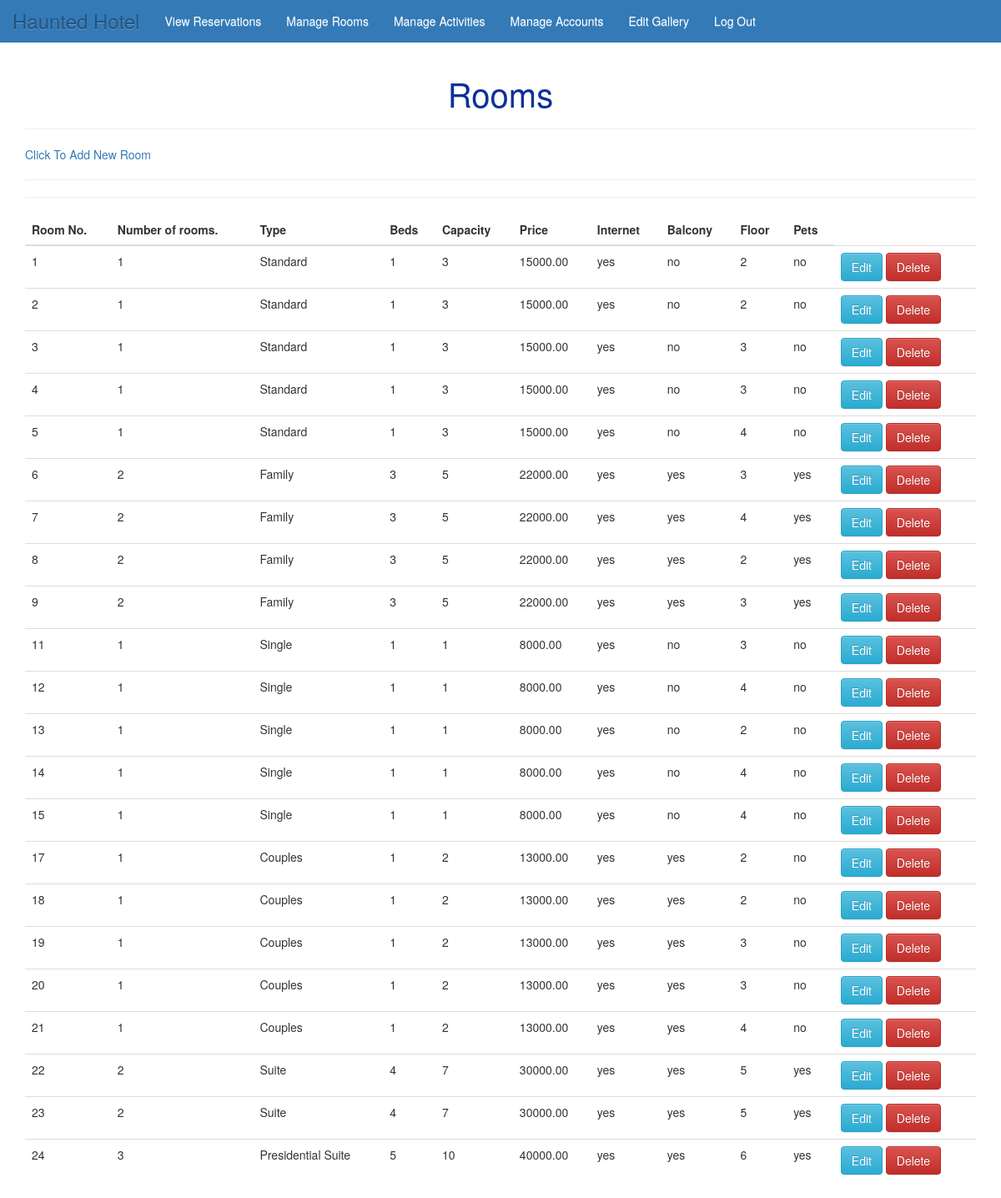
Screenshot of /hotel/view_room.php (signed in) with the database file from the repository.
### tables this page shows
CREATE TABLE `dhoma` (
  `roomID` int(11) NOT NULL,
  `roomNo` int(11) NOT NULL,
  `type` varchar(60) NOT NULL,
  `beds` int(11) NOT NULL,
  `capacity` int(11) NOT NULL,
  `price` decimal(7,2) NOT NULL,
  `internet` enum('yes','no') NOT NULL,
  `balcony` enum('yes','no') NOT NULL,
  `floor` int(11) NOT NULL,
  `pets` enum('yes','no') NOT NULL
);

### hotel/view_room.php (the view, shortened to what this page needs)
<?php
include('includes/hotel_connect.php');
$sql = "SELECT * FROM dhoma";
$result = mysqli_query($dbc, $sql);
?>
    <h1 id='amenities'>Rooms</h1>
    <hr>
    <div class="box">
        <a href="create_room.php" id="addRoom">Click To Add New Room</a>
        <br> <hr>
    </div>
    <hr>
        <table class="table">
            <thead>
                <tr>
                    <th>Room No.</th>
                    <th>Number of rooms.</th>
                    <th>Type</th>
                    <th>Beds</th>
                    <th>Capacity</th>
                    <th>Price</th>
                    <th>Internet</th>
                    <th>Balcony</th>
                    <th>Floor</th>
                    <th>Pets</th>
                </tr>
            </thead>
            <tbody>
                <?php
                    if (mysqli_num_rows($result) > 0) {
                        while ($row = mysqli_fetch_assoc($result)) {
                ?>
                <tr>
                    <td><?php echo $row['roomID']; ?></td>
                    <td><?php echo $row['roomNo']; ?></td>
                    <td><?php echo $row['type']; ?></td>
                    <td><?php echo $row['beds']; ?></td>
                    <td><?php echo $row['capacity']; ?></td>
                    <td><?php echo $row['price']; ?></td>
                    <td><?php echo $row['internet']; ?></td>
                    <td><?php echo $row['balcony']; ?></td>
                    <td><?php echo $row['floor']; ?></td>
                    <td><?php echo $row['pets']; ?></td>
                    <td><a class="btn btn-info" href="update_room.php?id=<?php echo $row['roomID']; ?>">Edit</a>&nbsp;<a class="btn btn-danger" href="delete_room.php?id=<?php echo $row['roomID']; ?>">Delete</a></td>
                </tr>
                <?php
                 }
                    }
                ?>
            </tbody>
        </table>
</body>
</html>

### hotel/hotelStyle.css (style rules this page uses)
* { margin: 0; padding: 0; }
body, html { height: 100%; }
body { padding-top: 70px; position: relative }
.navbar-brand { color: #fff; font-size: x-large; }
li a { text-decoration: none; color: #fff; }
ul { list-style-type: none; }
#amenities { color:#0e3198; text-align:center; font-size: 40px; }
h1 { text-align: center; }

### rows the page displays
dhoma: roomID "1", roomNo "1", type "Standard", beds "1", capacity "3", price "15000.00", internet "yes", balcony "no", floor "2", pets "no"
dhoma: roomID "2", roomNo "1", type "Standard", beds "1", capacity "3", price "15000.00", internet "yes", balcony "no", floor "2", pets "no"
dhoma: roomID "3", roomNo "1", type "Standard", beds "1", capacity "3", price "15000.00", internet "yes", balcony "no", floor "3", pets "no"
dhoma: roomID "4", roomNo "1", type "Standard", beds "1", capacity "3", price "15000.00", internet "yes", balcony "no", floor "3", pets "no"
dhoma: roomID "5", roomNo "1", type "Standard", beds "1", capacity "3", price "15000.00", internet "yes", balcony "no", floor "4", pets "no"
dhoma: roomID "6", roomNo "2", type "Family", beds "3", capacity "5", price "22000.00", internet "yes", balcony "yes", floor "3", pets "yes"
dhoma: roomID "7", roomNo "2", type "Family", beds "3", capacity "5", price "22000.00", internet "yes", balcony "yes", floor "4", pets "yes"
dhoma: roomID "8", roomNo "2", type "Family", beds "3", capacity "5", price "22000.00", internet "yes", balcony "yes", floor "2", pets "yes"
dhoma: roomID "9", roomNo "2", type "Family", beds "3", capacity "5", price "22000.00", internet "yes", balcony "yes", floor "3", pets "yes"
dhoma: roomID "11", roomNo "1", type "Single", beds "1", capacity "1", price "8000.00", internet "yes", balcony "no", floor "3", pets "no"
dhoma: roomID "12", roomNo "1", type "Single", beds "1", capacity "1", price "8000.00", internet "yes", balcony "no", floor "4", pets "no"
dhoma: roomID "13", roomNo "1", type "Single", beds "1", capacity "1", price "8000.00", internet "yes", balcony "no", floor "2", pets "no"
dhoma: roomID "14", roomNo "1", type "Single", beds "1", capacity "1", price "8000.00", internet "yes", balcony "no", floor "4", pets "no"
dhoma: roomID "15", roomNo "1", type "Single", beds "1", capacity "1", price "8000.00", internet "yes", balcony "no", floor "4", pets "no"
dhoma: roomID "17", roomNo "1", type "Couples", beds "1", capacity "2", price "13000.00", internet "yes", balcony "yes", floor "2", pets "no"
dhoma: roomID "18", roomNo "1", type "Couples", beds "1", capacity "2", price "13000.00", internet "yes", balcony "yes", floor "2", pets "no"
dhoma: roomID "19", roomNo "1", type "Couples", beds "1", capacity "2", price "13000.00", internet "yes", balcony "yes", floor "3", pets "no"
dhoma: roomID "20", roomNo "1", type "Couples", beds "1", capacity "2", price "13000.00", internet "yes", balcony "yes", floor "3", pets "no"
dhoma: roomID "21", roomNo "1", type "Couples", beds "1", capacity "2", price "13000.00", internet "yes", balcony "yes", floor "4", pets "no"
dhoma: roomID "22", roomNo "2", type "Suite", beds "4", capacity "7", price "30000.00", internet "yes", balcony "yes", floor "5", pets "yes"
dhoma: roomID "23", roomNo "2", type "Suite", beds "4", capacity "7", price "30000.00", internet "yes", balcony "yes", floor "5", pets "yes"
dhoma: roomID "24", roomNo "3", type "Presidential Suite", beds "5", capacity "10", price "40000.00", internet "yes", balcony "yes", floor "6", pets "yes"
